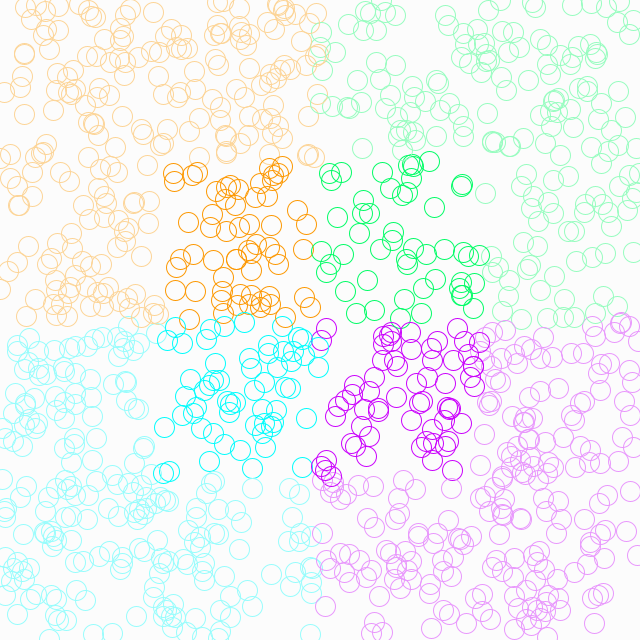
Frame 1 (no input)
Frame 60 (the mouse pressed at the canvas centre just before this capture): identical to frame 1, image omitted
Frame 120 (the mouse held since frame 60 and released just before this capture): identical to frame 1, image omitted

The Processing sketch that drew this single still picture (run headless with seeded random() and noise(); from frame 60 on, the mouse is pressed at the canvas centre):

// Processing sketch: sketch_034
// ── sketch_034.pde
void setup() {
    size(640, 640);
    colorMode(HSB, 100);
    background(99);
    noFill();
    
    int h;
    int s;
    
    for(int i = 0; i < 1000; i++){
        float x = random(width);
        float y = random(height);
        
        if(x < width/2){
            h = 30;
        } else {
            h = 60;
        }
        if(y > height/2){
            h += 20;
        } else {
            h -= 20;
        }
        
        if(x > width/4  && x < width-width/4 && y > height/4 && y < height-height/4){
            s = 99;
        } else {
            s = 40;
        }
        
        stroke(h, s, 99);
        ellipse(x, y, 20, 20);
    }
    
}

void draw() {
}

void keyTyped() {
    if (key == 's' || key == 'S') {
        save("screen.png");
    }
}
